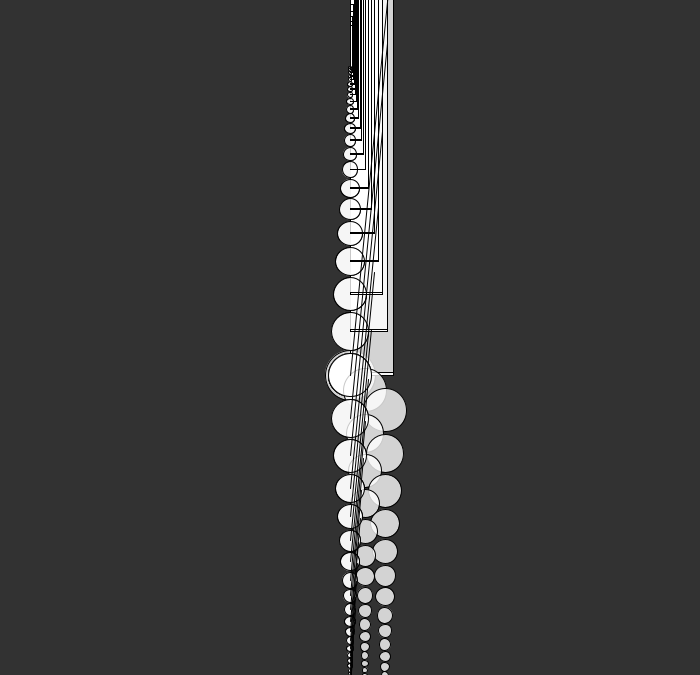
Frame 1 (no input)
Frame 60 (the mouse pressed at the canvas centre just before this capture): identical to frame 1, image omitted
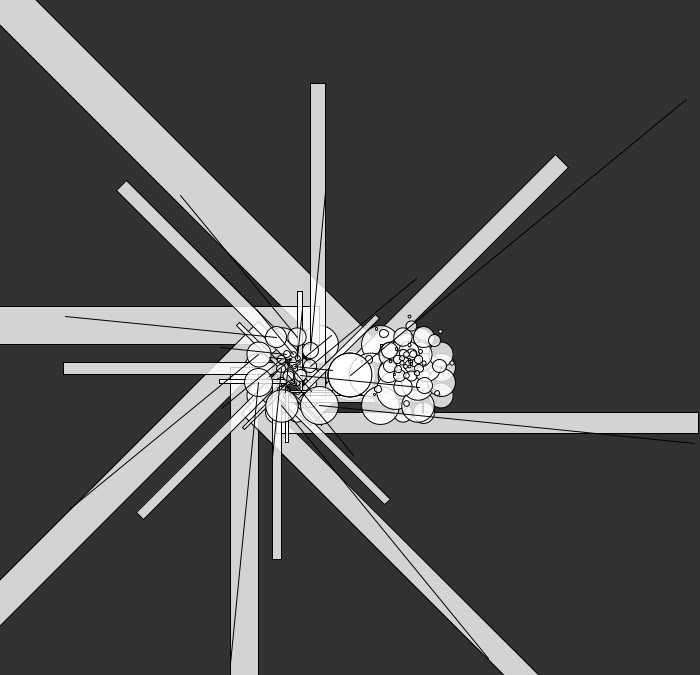
Frame 120 (the mouse held since frame 60 and released just before this capture)

The Processing sketch that drew these frames (run headless with seeded random() and noise(); from frame 60 on, the mouse is pressed at the canvas centre):

// Processing sketch: processing_138855
// ── processing_138855.pde

//Tomas de Camino
//Use llamadas recursivas para crear fractal
//slight variations Francisco Montero Rojas: Leviatan
 
float iniSize, angle;
void setup()
{
  size(700, 675);
  iniSize = 50;
  background(0);
  smooth();
}
  
void draw()
{
  background(50);
  fill(255,200);
  angle = radians((mouseX / (float) width) * 90);
  translate(width/2, height-300);
  ellipse (0,0,iniSize,iniSize);
  recursiveRectLeftUp(iniSize);
  recursiveRectRightUp(iniSize); //incluido
  recursiveRectLeftDown(iniSize); //incluido
  recursiveRectRightDown(iniSize); //incluido
}

 
  
void recursiveRectLeftUp(float s)//first: original modificado
{
  float newSide = (s*sqrt(3))/2;//constante de proporcionalidad, NO CAMBIAR, ya es dada
  if (newSide > 2)
  {
    pushMatrix();//para rotar solo el nuevo cuadrado, sino la figura rota como una unidad
    rotate(-angle);
    ellipse(0, 0, newSide, -newSide);
    rect(0, 0, newSide, -newSide*20); //incluido
    translate(0, -newSide); //incluido
    recursiveRectLeftUp(newSide); //incluido
    popMatrix();
  }
}


  
void recursiveRectRightUp(float s)//second: a partir de este punto son modificaciones
{
  float newSide = (s*sqrt(3))/2;//constante de proporcionalidad, NO CAMBIAR, ya es dada
  if (newSide > 2)
  {
    pushMatrix();//para rotar solo el nuevo cuadrado, sino la figura rota como una unidad
    rotate(+angle);
    ellipse(0, 0, newSide, +newSide);
    rect(0, 0, newSide, -newSide/20);
    translate(0, -newSide);
    recursiveRectRightUp(newSide);
    popMatrix();
  }
}

void recursiveRectLeftDown(float s)//third
{
  float newSide = (s*sqrt(3))/2;//constante de proporcionalidad, NO CAMBIAR, ya es dada
  if (newSide > 2)
  {
    pushMatrix();//para rotar solo el nuevo cuadrado, sino la figura rota como una unidad
    rotate(-angle);
    ellipse(0, 0, newSide, -newSide);
    ellipse(15, 15, newSide, -newSide);
    ellipse(35, 35, newSide, -newSide);
    translate(0, +newSide);
    recursiveRectLeftDown(newSide);
    popMatrix();
  }
}


  
void recursiveRectRightDown(float s)//fourth
{
  float newSide = (s*sqrt(3))/2;//constante de proporcionalidad, NO CAMBIAR, ya es dada
  if (newSide > 2)
  {
    pushMatrix();//para rotar solo el nuevo cuadrado, sino la figura rota como una unidad
    rotate(+angle);
    ellipse(0, 0, newSide, +newSide);
    line(0, 0, newSide, -newSide*10);
    translate(0, +newSide);
    recursiveRectRightDown(newSide);
    popMatrix();
  }
}
